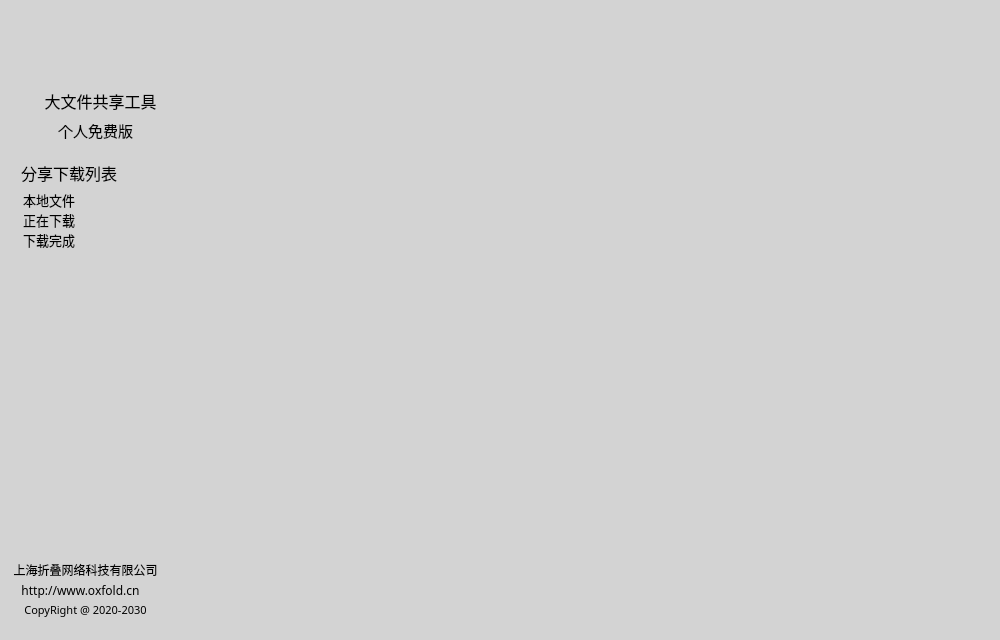
<?xml version="1.0" encoding="UTF-8"?>
<ui version="4.0">
 <class>MainWindow</class>
 <widget class="QMainWindow" name="MainWindow">
  <property name="geometry">
   <rect>
    <x>0</x>
    <y>0</y>
    <width>1000</width>
    <height>640</height>
   </rect>
  </property>
  <property name="sizePolicy">
   <sizepolicy hsizetype="Preferred" vsizetype="Preferred">
    <horstretch>1</horstretch>
    <verstretch>1</verstretch>
   </sizepolicy>
  </property>
  <property name="minimumSize">
   <size>
    <width>1000</width>
    <height>640</height>
   </size>
  </property>
  <property name="maximumSize">
   <size>
    <width>2000</width>
    <height>1000</height>
   </size>
  </property>
  <property name="font">
   <font>
    <pointsize>7</pointsize>
   </font>
  </property>
  <property name="windowTitle">
   <string>大文件共享工具 | 上海折叠网络</string>
  </property>
  <property name="styleSheet">
   <string notr="true">background-color:lightgrey;</string>
  </property>
  <widget class="QWidget" name="centralwidget">
   <property name="layoutDirection">
    <enum>Qt::LeftToRight</enum>
   </property>
   <widget class="QLabel" name="label">
    <property name="geometry">
     <rect>
      <x>20</x>
      <y>10</y>
      <width>161</width>
      <height>71</height>
     </rect>
    </property>
    <property name="text">
     <string/>
    </property>
    <property name="pixmap">
     <pixmap resource="res.qrc">:/imgs/oxfold.png</pixmap>
    </property>
    <property name="scaledContents">
     <bool>true</bool>
    </property>
   </widget>
   <widget class="QLabel" name="label_3">
    <property name="geometry">
     <rect>
      <x>20</x>
      <y>160</y>
      <width>151</width>
      <height>26</height>
     </rect>
    </property>
    <property name="font">
     <font>
      <family>Microsoft YaHei</family>
      <pointsize>12</pointsize>
     </font>
    </property>
    <property name="text">
     <string>分享下载列表</string>
    </property>
    <property name="margin">
     <number>5</number>
    </property>
    <property name="indent">
     <number>1</number>
    </property>
   </widget>
   <widget class="QListWidget" name="download_list">
    <property name="geometry">
     <rect>
      <x>20</x>
      <y>190</y>
      <width>141</width>
      <height>150</height>
     </rect>
    </property>
    <property name="font">
     <font>
      <family>Microsoft YaHei</family>
      <pointsize>10</pointsize>
     </font>
    </property>
    <property name="styleSheet">
     <string notr="true">background-color:lightgrey;</string>
    </property>
    <property name="frameShape">
     <enum>QFrame::NoFrame</enum>
    </property>
    <property name="frameShadow">
     <enum>QFrame::Plain</enum>
    </property>
    <property name="lineWidth">
     <number>0</number>
    </property>
    <property name="autoScroll">
     <bool>false</bool>
    </property>
    <property name="textElideMode">
     <enum>Qt::ElideLeft</enum>
    </property>
    <property name="spacing">
     <number>6</number>
    </property>
    <property name="uniformItemSizes">
     <bool>false</bool>
    </property>
    <property name="selectionRectVisible">
     <bool>true</bool>
    </property>
    <item>
     <property name="text">
      <string>本地文件</string>
     </property>
     <property name="icon">
      <iconset resource="res.qrc">
       <normaloff>:/imgs/shared_files.png</normaloff>
       <normalon>:/imgs/shared_files.png</normalon>:/imgs/shared_files.png</iconset>
     </property>
    </item>
    <item>
     <property name="text">
      <string>正在下载</string>
     </property>
     <property name="icon">
      <iconset resource="res.qrc">
       <normaloff>:/imgs/downloading.png</normaloff>
       <normalon>:/imgs/downloading.png</normalon>:/imgs/downloading.png</iconset>
     </property>
    </item>
    <item>
     <property name="text">
      <string>下载完成</string>
     </property>
     <property name="icon">
      <iconset resource="res.qrc">
       <normaloff>:/imgs/downloaded.png</normaloff>
       <normalon>:/imgs/downloaded.png</normalon>:/imgs/downloaded.png</iconset>
     </property>
    </item>
   </widget>
   <widget class="QStackedWidget" name="stackedWidget">
    <property name="geometry">
     <rect>
      <x>200</x>
      <y>0</y>
      <width>801</width>
      <height>641</height>
     </rect>
    </property>
    <property name="sizePolicy">
     <sizepolicy hsizetype="Maximum" vsizetype="Maximum">
      <horstretch>0</horstretch>
      <verstretch>0</verstretch>
     </sizepolicy>
    </property>
   </widget>
   <widget class="QLabel" name="label_4">
    <property name="geometry">
     <rect>
      <x>20</x>
      <y>90</y>
      <width>161</width>
      <height>21</height>
     </rect>
    </property>
    <property name="font">
     <font>
      <family>Microsoft YaHei</family>
      <pointsize>12</pointsize>
     </font>
    </property>
    <property name="text">
     <string>大文件共享工具</string>
    </property>
    <property name="alignment">
     <set>Qt::AlignCenter</set>
    </property>
   </widget>
   <widget class="QLabel" name="label_5">
    <property name="geometry">
     <rect>
      <x>20</x>
      <y>120</y>
      <width>151</width>
      <height>20</height>
     </rect>
    </property>
    <property name="font">
     <font>
      <family>Microsoft YaHei</family>
      <pointsize>11</pointsize>
     </font>
    </property>
    <property name="text">
     <string>个人免费版</string>
    </property>
    <property name="alignment">
     <set>Qt::AlignCenter</set>
    </property>
   </widget>
   <widget class="QLabel" name="label_6">
    <property name="geometry">
     <rect>
      <x>10</x>
      <y>560</y>
      <width>151</width>
      <height>20</height>
     </rect>
    </property>
    <property name="font">
     <font>
      <family>Microsoft YaHei</family>
      <pointsize>9</pointsize>
     </font>
    </property>
    <property name="text">
     <string>上海折叠网络科技有限公司</string>
    </property>
    <property name="alignment">
     <set>Qt::AlignCenter</set>
    </property>
   </widget>
   <widget class="QLabel" name="label_website">
    <property name="geometry">
     <rect>
      <x>0</x>
      <y>580</y>
      <width>161</width>
      <height>21</height>
     </rect>
    </property>
    <property name="font">
     <font>
      <family>Microsoft YaHei</family>
      <pointsize>9</pointsize>
     </font>
    </property>
    <property name="text">
     <string>http://www.oxfold.cn</string>
    </property>
    <property name="textFormat">
     <enum>Qt::AutoText</enum>
    </property>
    <property name="alignment">
     <set>Qt::AlignCenter</set>
    </property>
   </widget>
   <widget class="QLabel" name="label_8">
    <property name="geometry">
     <rect>
      <x>10</x>
      <y>600</y>
      <width>151</width>
      <height>20</height>
     </rect>
    </property>
    <property name="font">
     <font>
      <family>Microsoft YaHei</family>
      <pointsize>8</pointsize>
     </font>
    </property>
    <property name="text">
     <string>CopyRight @ 2020-2030</string>
    </property>
    <property name="alignment">
     <set>Qt::AlignCenter</set>
    </property>
   </widget>
  </widget>
 </widget>
 <resources>
  <include location="res.qrc"/>
 </resources>
 <connections/>
</ui>
